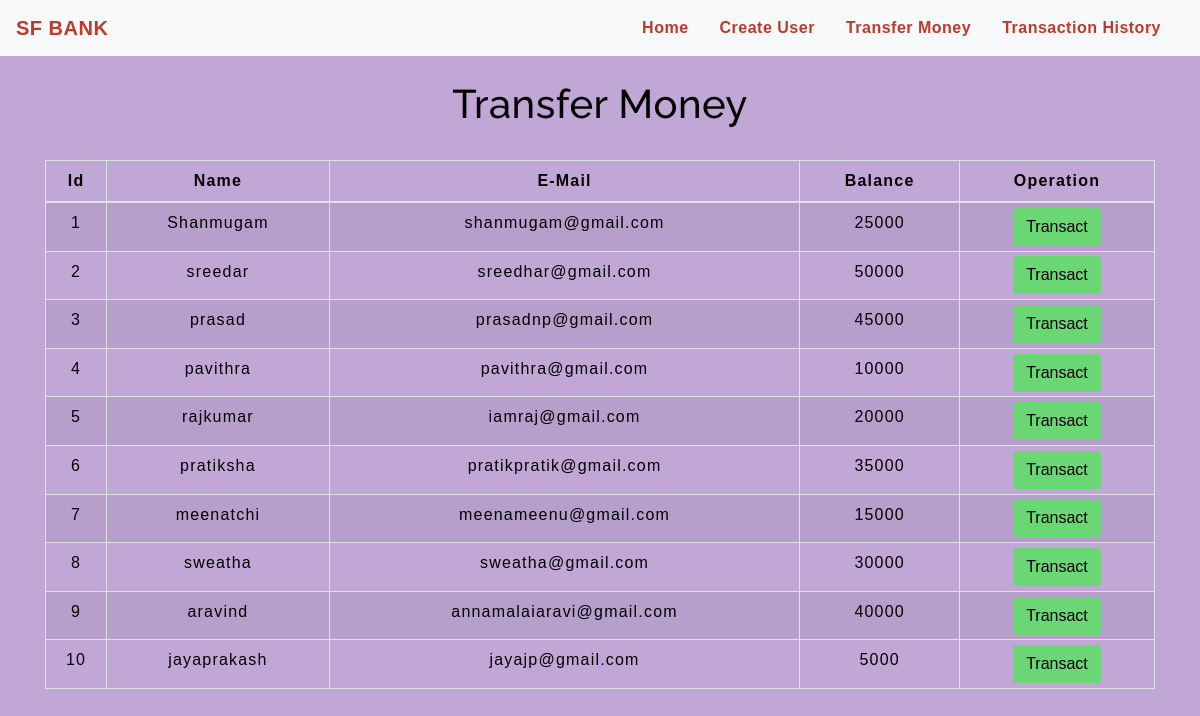
The app's page /transfermoney.php with its own data.
### tables this page shows
CREATE TABLE `users` (
  `id` int(3) NOT NULL,
  `name` text NOT NULL,
  `email` varchar(30) NOT NULL,
  `balance` int(8) NOT NULL
);

### transfermoney.php (the view, shortened to what this page needs)
<!DOCTYPE html>
<html lang="en">
<head>
    <link rel="stylesheet" href="https://maxcdn.bootstrapcdn.com/bootstrap/4.0.0/css/bootstrap.min.css">
    <link rel="stylesheet" type="text/css" href="css/table.css">
    <link rel="stylesheet" type="text/css" href="css/navbar.css">
</head>
<body style="background-color : #c1a7d6;">
<?php
    include 'config.php';
    $sql = "SELECT * FROM users";
    $result = mysqli_query($conn,$sql);
?>
<?php
  include 'navbar.php';
?>
<div class="container">
        <h2 class="text-center pt-4" style="color : black;">Transfer Money</h2>
        <br>
            <div class="row">
                <div class="col">
                    <div class="table-responsive-sm">
                    <table class="table table-hover table-sm table-striped table-condensed table-bordered" style="border-color:black;">
                        <thead style="color : black;">
                            <tr>
                            <th scope="col" class="text-center py-2">Id</th>
                            <th scope="col" class="text-center py-2">Name</th>
                            <th scope="col" class="text-center py-2">E-Mail</th>
                            <th scope="col" class="text-center py-2">Balance</th>
                            <th scope="col" class="text-center py-2">Operation</th>
                            </tr>
                        </thead>
                        <tbody>
                <?php
                    while($rows=mysqli_fetch_assoc($result)){
                ?>
                    <tr style="color : black;">
                        <td class="py-2"><?php echo $rows['id'] ?></td>
                        <td class="py-2"><?php echo $rows['name']?></td>
                        <td class="py-2"><?php echo $rows['email']?></td>
                        <td class="py-2"><?php echo $rows['balance']?></td>
                        <td><a href="selecteduserdetail.php?id= <?php echo $rows['id'] ;?>"> <button type="button" class="btn" style="background-color : #6bd674;">Transact</button></a></td>
                    </tr>
                <?php
                    }
                ?>
                        </tbody>
                    </table>
                    </div>
                </div>
            </div>
         </div>
</body>
</html>

### navbar.php (shortened to what this page needs)
<nav class="navbar navbar-expand-md navbar-light bg-light">
<a class="navbar-brand" href="index.php" style="color : #C0392B;"><b>SF BANK</b></a>
<div class="collapse navbar-collapse" id="collapsibleNavbar">
      <ul class="navbar-nav ml-auto">
        <li class="nav-item">
          <a class="nav-link" href="index.php" style="color : #C0392B;"><b>Home</b></a>
        </li>
        <li class="nav-item">
          <a class="nav-link" href="createuser.php" style="color : #C0392B;"><b>Create User</b></a>
        </li>
        <li class="nav-item">
          <a class="nav-link" href="transfermoney.php" style="color : #C0392B;"><b>Transfer Money</b></a>
        </li>
        <li class="nav-item">
          <a class="nav-link" href="transactionhistory.php" style="color : #C0392B;"><b>Transaction History</b></a>
        </li>
    </div>
 </nav>

### css/table.css (style rules this page uses)
* { padding: 0; margin: 0; box-sizing: border-box; font-family: sans-serif; }
h2 { font-size: 40px; }
table { letter-spacing: 1.2px; }
td { text-align: center; }
button { border:none; background: #d9d9d9; transition: 1s; }

### css/navbar.css (style rules this page uses)
.nav-link { margin-right: 15px; color:#2F363F; letter-spacing: 0.5px; transition: 0.5s; }
.navbar-brand { color: #4C4B4B; letter-spacing: 0.5px; }
h2 { color: #4C4B4B; letter-spacing: 0.5px; font-family: raleway; }

### transfermoney.php (style rules this page uses)
button { transition: 1.5s; }

### records on screen
users: id "1", name "Shanmugam", email "shanmugam@gmail.com", balance "25000"
users: id "2", name "sreedar", email "sreedhar@gmail.com", balance "50000"
users: id "3", name "prasad", email "prasadnp@gmail.com", balance "45000"
users: id "4", name "pavithra", email "pavithra@gmail.com", balance "10000"
users: id "5", name "rajkumar", email "iamraj@gmail.com", balance "20000"
users: id "6", name "pratiksha", email "pratikpratik@gmail.com", balance "35000"
users: id "7", name "meenatchi", email "meenameenu@gmail.com", balance "15000"
users: id "8", name "sweatha", email "sweatha@gmail.com", balance "30000"
users: id "9", name "aravind", email "annamalaiaravi@gmail.com", balance "40000"
users: id "10", name "jayaprakash", email "jayajp@gmail.com", balance "5000"
